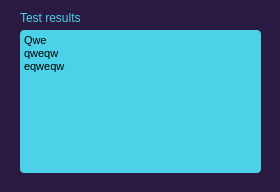
<?xml version="1.0" encoding="UTF-8"?>
<ui version="4.0">
 <class>test_results_form</class>
 <widget class="QWidget" name="test_results_form">
  <property name="geometry">
   <rect>
    <x>0</x>
    <y>0</y>
    <width>280</width>
    <height>192</height>
   </rect>
  </property>
  <property name="minimumSize">
   <size>
    <width>280</width>
    <height>192</height>
   </size>
  </property>
  <property name="maximumSize">
   <size>
    <width>280</width>
    <height>192</height>
   </size>
  </property>
  <property name="windowTitle">
   <string>Form</string>
  </property>
  <property name="styleSheet">
   <string notr="true">QWidget {
  background-color: #2a1a41;
  font-family: 'Montserrat', sans-serif;
}

QLabel {
  color: #4bd1e8;
}


QTextBrowser {
  border-radius: 4px;
  background-color: #4bd1e8;
}


</string>
  </property>
  <widget class="QLabel" name="test_relults_label">
   <property name="geometry">
    <rect>
     <x>20</x>
     <y>10</y>
     <width>61</width>
     <height>16</height>
    </rect>
   </property>
   <property name="text">
    <string>Test results</string>
   </property>
  </widget>
  <widget class="QTextBrowser" name="text_results_box">
   <property name="geometry">
    <rect>
     <x>20</x>
     <y>30</y>
     <width>241</width>
     <height>143</height>
    </rect>
   </property>
   <property name="frameShadow">
    <enum>QFrame::Raised</enum>
   </property>
   <property name="horizontalScrollBarPolicy">
    <enum>Qt::ScrollBarAlwaysOff</enum>
   </property>
   <property name="html">
    <string>&lt;!DOCTYPE HTML PUBLIC &quot;-//W3C//DTD HTML 4.0//EN&quot; &quot;http://www.w3.org/TR/REC-html40/strict.dtd&quot;&gt;
&lt;html&gt;&lt;head&gt;&lt;meta name=&quot;qrichtext&quot; content=&quot;1&quot; /&gt;&lt;style type=&quot;text/css&quot;&gt;
p, li { white-space: pre-wrap; }
&lt;/style&gt;&lt;/head&gt;&lt;body style=&quot; font-family:'Montserrat,sans-serif'; font-size:8.25pt; font-weight:400; font-style:normal;&quot;&gt;
&lt;p style=&quot; margin-top:0px; margin-bottom:0px; margin-left:0px; margin-right:0px; -qt-block-indent:0; text-indent:0px;&quot;&gt;&lt;span style=&quot; font-family:'MS Shell Dlg 2';&quot;&gt;Qwe&lt;/span&gt;&lt;/p&gt;
&lt;p style=&quot; margin-top:0px; margin-bottom:0px; margin-left:0px; margin-right:0px; -qt-block-indent:0; text-indent:0px;&quot;&gt;&lt;span style=&quot; font-family:'MS Shell Dlg 2';&quot;&gt;qweqw&lt;/span&gt;&lt;/p&gt;
&lt;p style=&quot; margin-top:0px; margin-bottom:0px; margin-left:0px; margin-right:0px; -qt-block-indent:0; text-indent:0px;&quot;&gt;&lt;span style=&quot; font-family:'MS Shell Dlg 2';&quot;&gt;eqweqw&lt;/span&gt;&lt;/p&gt;&lt;/body&gt;&lt;/html&gt;</string>
   </property>
  </widget>
 </widget>
 <resources/>
 <connections/>
</ui>
